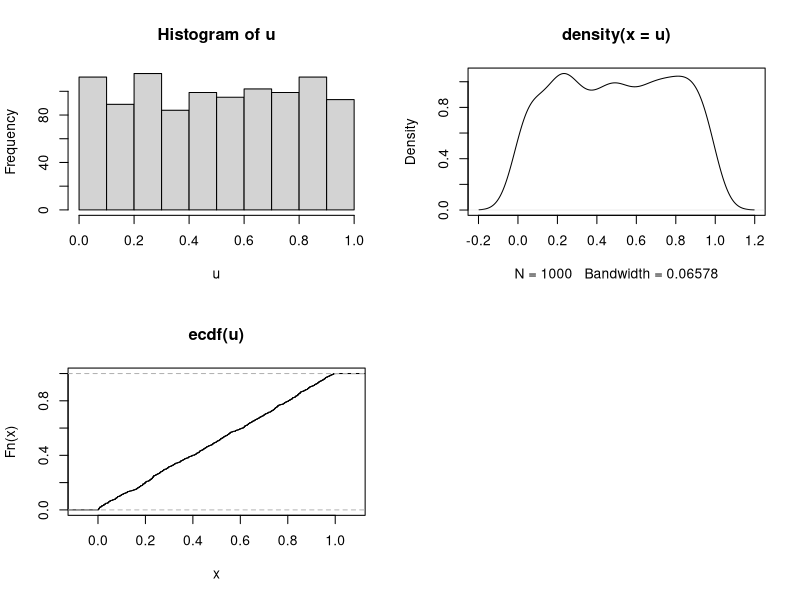
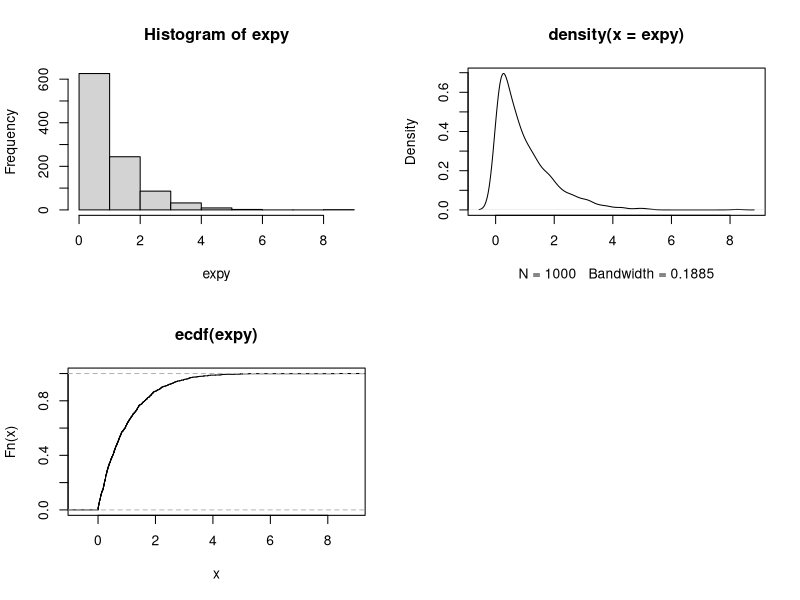
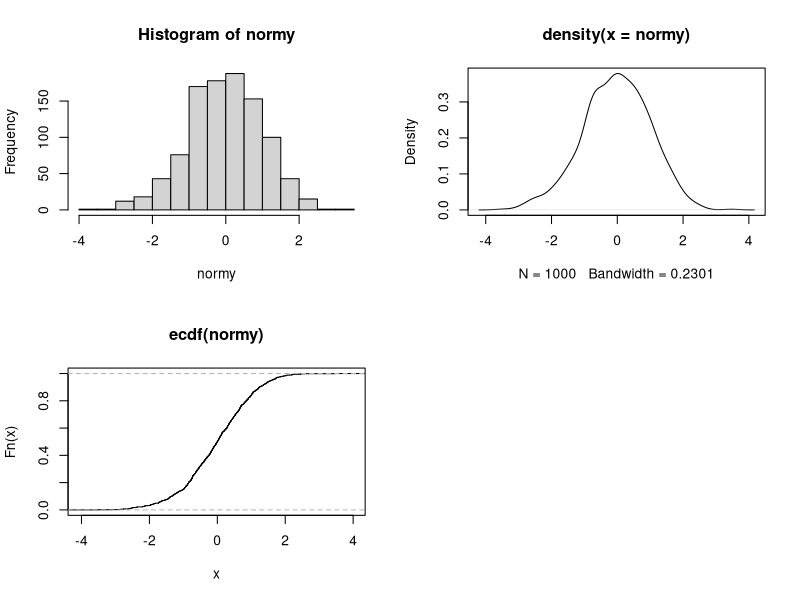
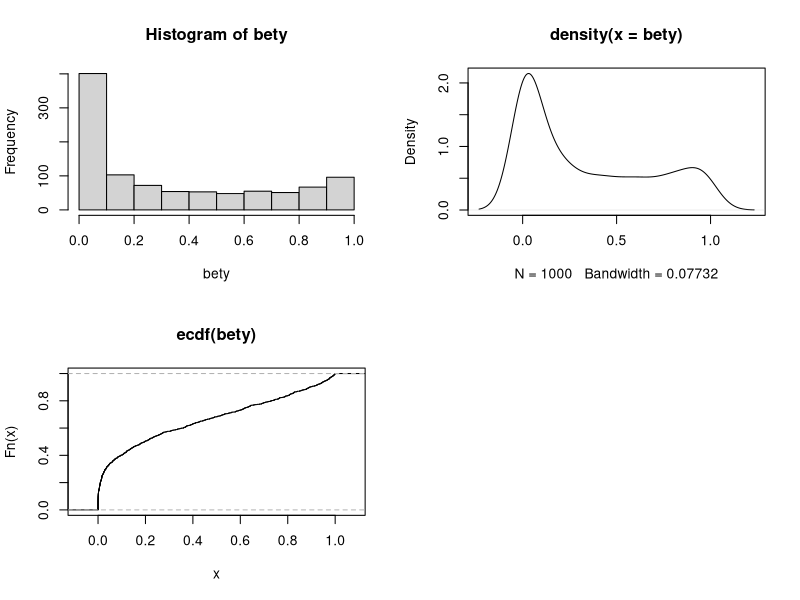
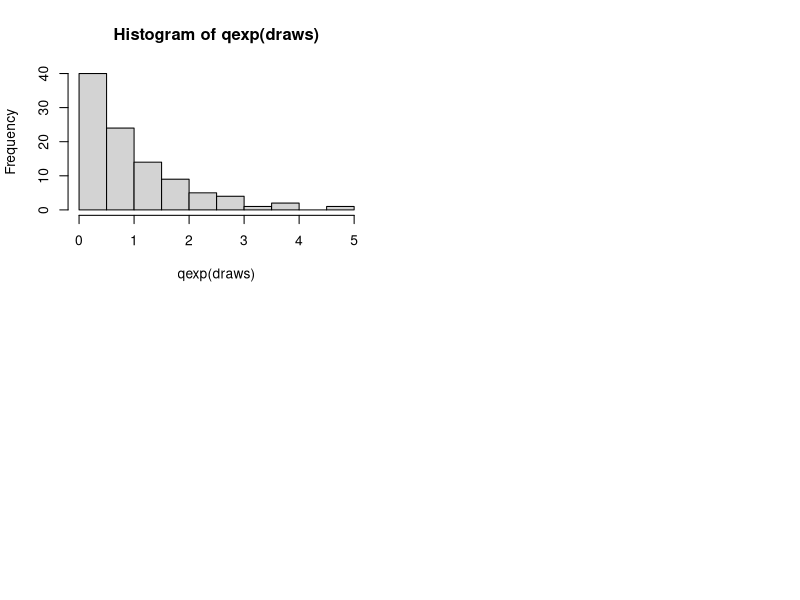

These figures' R source, in order: (Note: this script raises an error after producing the figures.)
# example of probability integral transformation
rm(list = ls())
# start by drawing random values from uniform distribution

u <- runif(1000)

# After selecting your distribution of choice (you must know its CDF!)
# input the uniform random varialbes in the inverse function of the CDF
# the distribution must be continuous!!

# exponential distribution

expy <- qexp(u)

# normal distribution

normy <- qnorm(u)

# beta distribution

bety <- qbeta(u,0.3,0.6)


# let's visualize the distributions

# uniform####
par(mfrow=c(2,2))
# PDF

hist(u)
plot(density(u))

# CDF

plot(ecdf(u))

# exponential ####
par(mfrow=c(2,2))
# PDF

hist(expy)
plot(density(expy))

# CDF

plot(ecdf(expy))

# normal ####
par(mfrow = c(2,2))
# PDF

hist(normy)
plot(density(normy))

# CDF

plot(ecdf(normy))

# beta ####
par(mfrow = c(2,2))
# PDF

hist(bety)
plot(density(bety))

# CDF

plot(ecdf(bety))


# Probability integral transformation eg: exponential
set.seed(42)
draws <- seq(0,1000,length.out = 100000)
temp <- -log(1-draws) / 1.5
par(mfrow=c(2,2))
hist(qexp(draws))
plot(density(qexp(draws)))
plot(sort(runif(1000)),qexp(sort(runif(1000))))
abline(v = mean(qexp(runif(1000))))

plot(qexp(draws),xlim = c(0,100))
